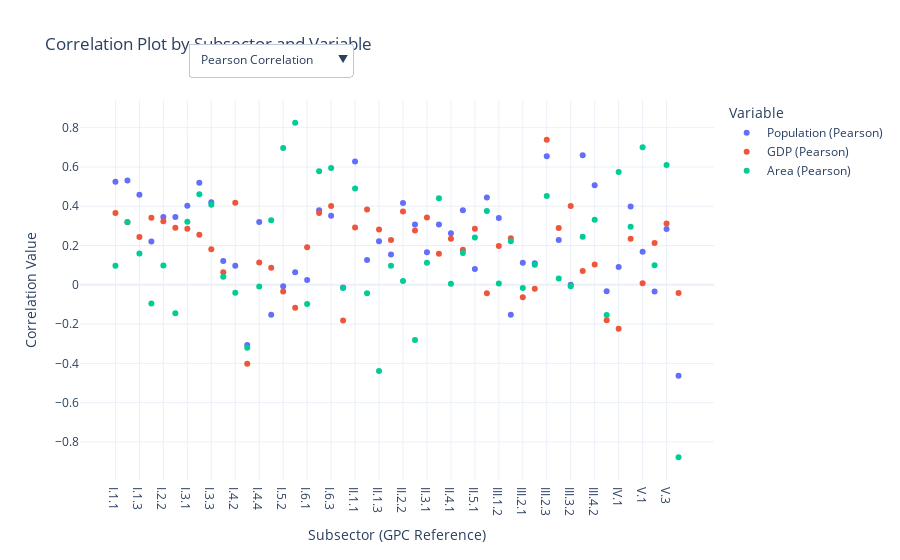

The code cell stored with this chart in its notebook:
### Markdown cell above
**High Correlation**: 
- When a subsector shows a high correlation with a specific variable (e.g., Population), it indicates a strong relationship between that variable and emissions in that subsector.
- *Implication for Benchmarking*: A high correlation suggests that the variable can be a reliable factor to normalize emissions, facilitating meaningful comparisons across different cities or regions.

**Low Correlation**:
- When a subsector exhibits low correlation with the variables considered (e.g., GDP, Area), it implies that these factors do not strongly influence emissions in that subsector.
- *Implication for Benchmarking*: 
    - Low correlation indicates that normalizing emissions based on these variables may not yield accurate or meaningful benchmarks. It also suggests that other unexamined factors may be driving emissions in these subsectors.
    - Recognizing that certain subsectors do not correlate strongly with the primary variables (Population, GDP, Area) highlights the need for alternative factors or more nuanced models for accurate benchmarking.
    - If the variable doesn't influence emissions using it for benchmarking won't give you meaningful insights.

### Code cell
fig = go.Figure()

for var in corr_df['Variable'].unique():
    # Filter data by variable
    df_var = corr_df[corr_df['Variable'] == var]
    
    # Add trace for Pearson Correlation 
    fig.add_trace(go.Scatter(
        x=df_var['Subsector'],
        y=df_var['Pearson_Correlation'],
        mode='markers',
        name=f'{var} (Pearson)',
        marker=dict(symbol='circle'),
        visible=True  
    ))
    
    # Add trace for Spearman Correlation
    fig.add_trace(go.Scatter(
        x=df_var['Subsector'],
        y=df_var['Spearman_Correlation'],
        mode='markers',
        name=f'{var} (Spearman)',
        marker=dict(symbol='circle'),
        visible=False  
    ))

fig.update_layout(
    updatemenus=[
        dict(
            buttons=list([
                dict(
                    args=[{'visible': [True if 'Pearson' in trace.name else False for trace in fig.data]}],
                    label="Pearson Correlation",
                    method="restyle"
                ),
                dict(
                    args=[{'visible': [True if 'Spearman' in trace.name else False for trace in fig.data]}],
                    label="Spearman Correlation",
                    method="restyle"
                )
            ]),
            direction="down",
            showactive=True,
            x=0.17,
            y=1.15,
            xanchor="left",
            yanchor="top"
        )
    ]
)

fig.update_layout(
    title="Correlation Plot by Subsector and Variable",
    xaxis_title="Subsector (GPC Reference)",
    yaxis_title="Correlation Value",
    legend_title="Variable",
    template="plotly_white"
)

fig.show()

### Figure 1 — Plotly figure (JSON) as saved in the notebook; plotly's stock layout.template omitted (floating-point values rounded to 4 significant figures)
{"data": [{"marker": {"symbol": "circle"}, "mode": "markers", "name": "Population (Pearson)", "type": "scatter", "visible": true, "x": ["I.1.1", "I.1.2", "I.1.3", "I.2.1", "I.2.2", "I.2.3", "I.3.1", "I.3.2", "I.3.3", "I.4.1", "I.4.2", "I.4.3", "I.4.4", "I.5.1", "I.5.2", "I.5.3", "I.6.1", "I.6.2", "I.6.3", "I.8.1", "II.1.1", "II.1.2", "II.1.3", "II.2.1", "II.2.2", "II.2.3", "II.3.1", "II.3.3", "II.4.1", "II.4.3", "II.5.1", "III.1.1", "III.1.2", "III.1.3", "III.2.1", "III.2.2", "III.2.3", "III.3.1", "III.3.2", "III.4.1", "III.4.2", "III.4.3", "IV.1", "IV.2", "V.1", "V.2", "V.3", "VI.1"], "y": [0.5246, 0.5311, 0.459, 0.2202, 0.3455, 0.3453, 0.4026, 0.5191, 0.4201, 0.1212, 0.09674, -0.3058, 0.3195, -0.1523, -0.006947, 0.06411, 0.02506, 0.3798, 0.3514, -0.01345, 0.6271, 0.1257, 0.2214, 0.1541, 0.417, 0.307, 0.1653, 0.3068, 0.263, 0.3793, 0.08107, 0.4451, 0.3404, -0.1526, 0.112, 0.11, 0.6547, 0.2276, 0.0006801, 0.6601, 0.5069, -0.03342, 0.0903, 0.399, 0.1684, -0.03469, 0.2838, -0.4626]}, {"marker": {"symbol": "circle"}, "mode": "markers", "name": "Population (Spearman)", "type": "scatter", "visible": false, "x": ["I.1.1", "I.1.2", "I.1.3", "I.2.1", "I.2.2", "I.2.3", "I.3.1", "I.3.2", "I.3.3", "I.4.1", "I.4.2", "I.4.3", "I.4.4", "I.5.1", "I.5.2", "I.5.3", "I.6.1", "I.6.2", "I.6.3", "I.8.1", "II.1.1", "II.1.2", "II.1.3", "II.2.1", "II.2.2", "II.2.3", "II.3.1", "II.3.3", "II.4.1", "II.4.3", "II.5.1", "III.1.1", "III.1.2", "III.1.3", "III.2.1", "III.2.2", "III.2.3", "III.3.1", "III.3.2", "III.4.1", "III.4.2", "III.4.3", "IV.1", "IV.2", "V.1", "V.2", "V.3", "VI.1"], "y": [0.6005, 0.6447, 0.6849, 0.2238, 0.2837, 0.4353, 0.5627, 0.6172, 0.6579, 0.2428, 0.01006, -0.2277, 0.4629, -0.08256, 0.0342, 0.1208, -0.1061, 0.448, 0.622, 0.1468, 0.8062, 0.04217, 0.04934, 0.1825, 0.356, 0.1218, 0.2179, 0.3374, 0.2914, 0.59, 0.3357, 0.5871, 0.5102, -0.2722, 0.1114, 0.03949, 0.8182, 0.2398, 0.02754, 0.7753, 0.7484, -0.07873, 0.02712, 0.4412, 0.1614, -0.1529, 0.3109, -0.2582]}, {"marker": {"symbol": "circle"}, "mode": "markers", "name": "GDP (Pearson)", "type": "scatter", "visible": true, "x": ["I.1.1", "I.1.2", "I.1.3", "I.2.1", "I.2.2", "I.2.3", "I.3.1", "I.3.2", "I.3.3", "I.4.1", "I.4.2", "I.4.3", "I.4.4", "I.5.1", "I.5.2", "I.5.3", "I.6.1", "I.6.2", "I.6.3", "I.8.1", "II.1.1", "II.1.2", "II.1.3", "II.2.1", "II.2.2", "II.2.3", "II.3.1", "II.3.3", "II.4.1", "II.4.3", "II.5.1", "III.1.1", "III.1.2", "III.1.3", "III.2.1", "III.2.2", "III.2.3", "III.3.1", "III.3.2", "III.4.1", "III.4.2", "III.4.3", "IV.1", "IV.2", "V.1", "V.2", "V.3", "VI.1"], "y": [0.3659, 0.3181, 0.2439, 0.3411, 0.3241, 0.2906, 0.2848, 0.2548, 0.1806, 0.06442, 0.4174, -0.4025, 0.1134, 0.08627, -0.03464, -0.1168, 0.1908, 0.3656, 0.4012, -0.1822, 0.292, 0.3829, 0.2814, 0.2282, 0.3731, 0.2759, 0.3422, 0.1585, 0.2348, 0.1786, 0.2849, -0.04246, 0.1972, 0.2373, -0.06335, -0.02057, 0.7379, 0.2896, 0.4013, 0.07041, 0.1034, -0.1799, -0.2233, 0.2339, 0.008052, 0.2122, 0.3115, -0.04135]}, {"marker": {"symbol": "circle"}, "mode": "markers", "name": "GDP (Spearman)", "type": "scatter", "visible": false, "x": ["I.1.1", "I.1.2", "I.1.3", "I.2.1", "I.2.2", "I.2.3", "I.3.1", "I.3.2", "I.3.3", "I.4.1", "I.4.2", "I.4.3", "I.4.4", "I.5.1", "I.5.2", "I.5.3", "I.6.1", "I.6.2", "I.6.3", "I.8.1", "II.1.1", "II.1.2", "II.1.3", "II.2.1", "II.2.2", "II.2.3", "II.3.1", "II.3.3", "II.4.1", "II.4.3", "II.5.1", "III.1.1", "III.1.2", "III.1.3", "III.2.1", "III.2.2", "III.2.3", "III.3.1", "III.3.2", "III.4.1", "III.4.2", "III.4.3", "IV.1", "IV.2", "V.1", "V.2", "V.3", "VI.1"], "y": [0.3744, 0.2773, 0.08778, 0.4149, 0.3766, 0.1788, 0.3871, 0.2425, 0.01361, 0.07669, 0.2659, -0.2802, 0.03622, -0.1744, -0.02786, 0.01375, 0.1764, 0.4778, 0.6845, 0.0699, 0.3322, 0.4344, 0.2061, 0.3448, 0.3553, 0.244, 0.1829, 0.05994, 0.1698, 0.4, 0.289, -0.1589, 0.1744, -0.1662, -0.1736, -0.07734, 0.8545, 0.3616, 0.5099, 0.02124, 0.03337, 0.168, -0.2563, 0.3401, -0.06391, 0.2628, 0.5228, 0.2966]}, {"marker": {"symbol": "circle"}, "mode": "markers", "name": "Area (Pearson)", "type": "scatter", "visible": true, "x": ["I.1.1", "I.1.2", "I.1.3", "I.2.1", "I.2.2", "I.2.3", "I.3.1", "I.3.2", "I.3.3", "I.4.1", "I.4.2", "I.4.3", "I.4.4", "I.5.1", "I.5.2", "I.5.3", "I.6.1", "I.6.2", "I.6.3", "I.8.1", "II.1.1", "II.1.2", "II.1.3", "II.2.1", "II.2.2", "II.2.3", "II.3.1", "II.3.3", "II.4.1", "II.4.3", "II.5.1", "III.1.1", "III.1.2", "III.1.3", "III.2.1", "III.2.2", "III.2.3", "III.3.1", "III.3.2", "III.4.1", "III.4.2", "III.4.3", "IV.1", "IV.2", "V.1", "V.2", "V.3", "VI.1"], "y": [0.09685, 0.32, 0.1593, -0.09519, 0.0987, -0.1444, 0.3206, 0.4614, 0.4072, 0.04074, -0.04104, -0.3203, -0.00831, 0.3286, 0.696, 0.825, -0.09765, 0.5781, 0.5949, -0.01596, 0.49, -0.04288, -0.4383, 0.09713, 0.0194, -0.2807, 0.1129, 0.4403, 0.004934, 0.162, 0.2403, 0.3758, 0.00711, 0.2212, -0.01665, 0.1023, 0.4515, 0.03236, -0.007261, 0.244, 0.3313, -0.1541, 0.5748, 0.2952, 0.7008, 0.09972, 0.6099, -0.8779]}, {"marker": {"symbol": "circle"}, "mode": "markers", "name": "Area (Spearman)", "type": "scatter", "visible": false, "x": ["I.1.1", "I.1.2", "I.1.3", "I.2.1", "I.2.2", "I.2.3", "I.3.1", "I.3.2", "I.3.3", "I.4.1", "I.4.2", "I.4.3", "I.4.4", "I.5.1", "I.5.2", "I.5.3", "I.6.1", "I.6.2", "I.6.3", "I.8.1", "II.1.1", "II.1.2", "II.1.3", "II.2.1", "II.2.2", "II.2.3", "II.3.1", "II.3.3", "II.4.1", "II.4.3", "II.5.1", "III.1.1", "III.1.2", "III.1.3", "III.2.1", "III.2.2", "III.2.3", "III.3.1", "III.3.2", "III.4.1", "III.4.2", "III.4.3", "IV.1", "IV.2", "V.1", "V.2", "V.3", "VI.1"], "y": [0.3198, 0.5319, 0.3389, 0.0986, 0.1658, 0.005106, 0.545, 0.6418, 0.5283, 0.0542, -0.1185, 0.1257, 0.2364, 0.3988, 0.6085, 0.8411, -0.4424, 0.7876, 0.708, 0.07508, 0.841, -0.1976, -0.3054, 0.2642, 0.1636, -0.2114, 0.1984, 0.6101, 0.09913, 0.404, 0.4277, 0.4935, 0.1272, 0.7779, 0.07148, 0.1006, -0.3107, 0.01504, -0.01034, 0.4465, 0.5946, -0.14, 0.6216, 0.4412, 0.6828, -0.1401, 0.6385, -0.6458]}], "layout": {"legend": {"title": {"text": "Variable"}}, "title": {"text": "Correlation Plot by Subsector and Variable"}, "updatemenus": [{"buttons": [{"args": [{"visible": [true, false, true, false, true, false]}], "label": "Pearson Correlation", "method": "restyle"}, {"args": [{"visible": [false, true, false, true, false, true]}], "label": "Spearman Correlation", "method": "restyle"}], "direction": "down", "showactive": true, "x": 0.17, "xanchor": "left", "y": 1.15, "yanchor": "top"}], "xaxis": {"title": {"text": "Subsector (GPC Reference)"}}, "yaxis": {"title": {"text": "Correlation Value"}}}}
